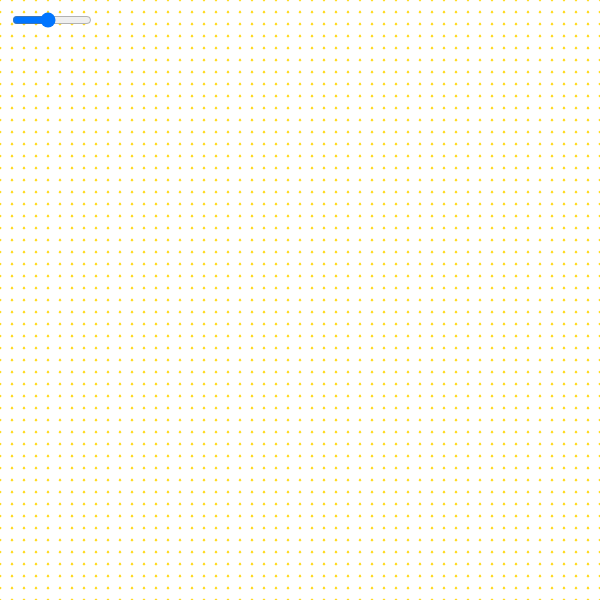
Frame 1 (no input)
Frame 60 (no input): identical to frame 1, image omitted
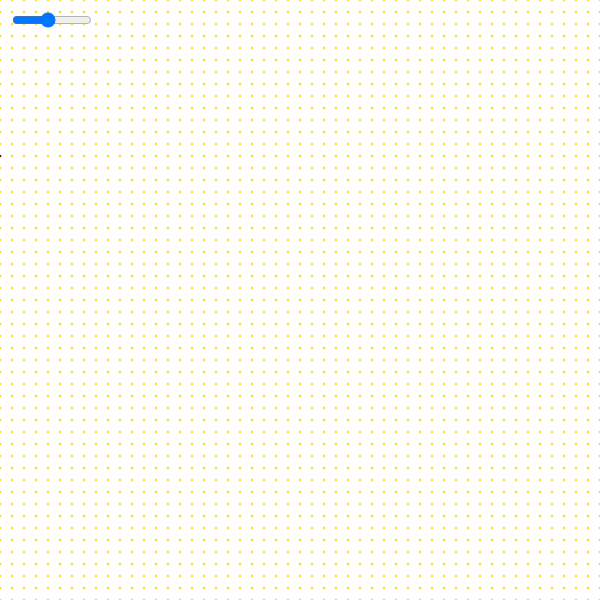
Frame 120 (the mouse pressed at the canvas centre since frame 60)

The p5.js sketch that drew these frames (run headless with seeded random() and noise() and a simulated clock; from frame 60 on, the mouse is pressed at the canvas centre):

// p5.js sketch
// ── sketch.js
"use strict";

var tileCount;
var actRandomSeed = 0;

var firstGridColor;
var secondGridColor;

var firstGridAlpha = 100;
var secondGridAlpha = 100;

var moduleRadiusBackground = 30;
var moduleRadiusForeground = 15;

var backgroundColor;
var slider;

function setup() {
  createCanvas(600, 600);
  colorMode(HSB, 360, 100, 100, 100);
  noStroke();

  slider = createSlider(10, 100, 50);
  slider.position(10, 10);
  slider.style("width", "80px");
  tileCount = slider.value();

  firstGridColor = color(50, 200, 300, firstGridAlpha);
  secondGridColor = color(0, 0, 230, secondGridAlpha);

  backgroundColor = color(0, 0, 0);
}

function draw() {
  translate(width / tileCount / 2, height / tileCount / 2);

  tileCount = slider.value();
  // tileWidth = width / tileCount;

  background(backgroundColor);

  randomSeed(actRandomSeed);

  for (var gridY = 0; gridY < tileCount; gridY++) {
    for (var gridX = 0; gridX < tileCount; gridX++) {
      var posX = (width / tileCount) * gridX;
      var posY = (height / tileCount) * gridY;

      var shiftX = (random(-1, 1) * mouseX) / 40;
      var shiftY = (random(-1, 1) * mouseY) / 40;

      fill(firstGridColor);
      ellipse(
        posX + shiftX,
        posY + shiftY,
        moduleRadiusBackground,
        moduleRadiusBackground
      );
    }
  }
  for (var gridY = 0; gridY < tileCount; gridY++) {
    for (var gridX = 0; gridX < tileCount; gridX++) {
      var posX = (width / tileCount) * gridX;
      var posY = (height / tileCount) * gridY;

      fill(secondGridColor);
      ellipse(posX, posY, moduleRadiusForeground, moduleRadiusForeground);
    }
  }
}

function mousePressed() {
  actRandomSeed = random(100000);
}
